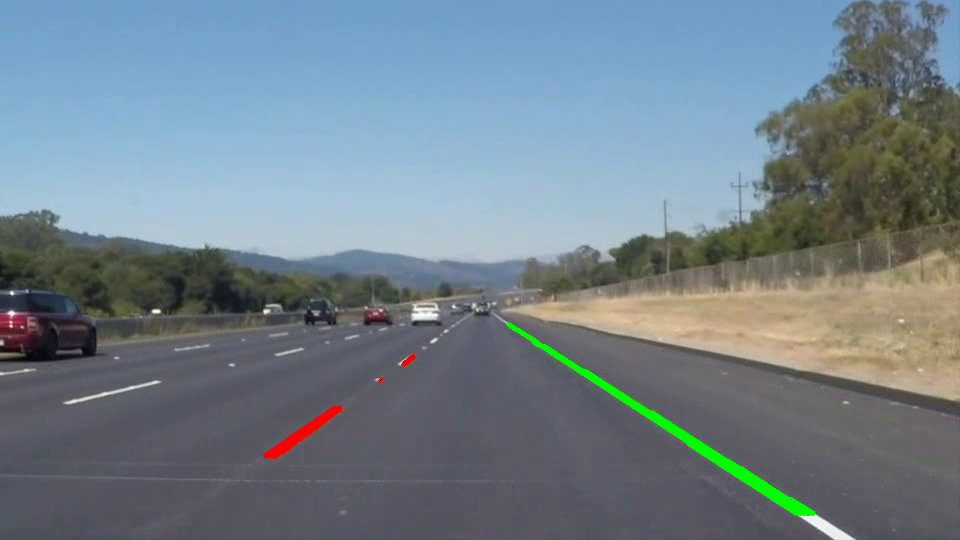
#> input picture frame 22 of Lane_Detection.mp4, 960 x 540 px, given in place of challenge.mp4, which was not available
$ python q33.py
#> lines starting #> are read from the running program, lines starting #| are printed output that depends on the picture; after the words box and inside, x2 and y2 are one past the last pixel; in counts of white or black regions, pixels touching at a corner belong together; pictures that were not available may be replaced by others from this repository, and a replacement may not be noted
import cv2
import numpy as np
import argparse

def extractRegion(img) :
	# Create a mask to crop that region
	rows, cols = img.shape[:2]
	bottom_left  = [cols * 0.12, rows * 0.95]
	top_left     = [cols * 0.45, rows * 0.6]
	bottom_right = [cols * 0.9, rows * 0.95]
	top_right    = [cols * 0.6, rows * 0.6]
	vertices = np.array([[bottom_left, top_left, top_right, bottom_right]], dtype=np.int32)
	# vertices = np.array([[40,570], [220,330], [600,330], [920,570]])

	# Applying the mask to crop
	mask = np.zeros_like(img)
	cv2.fillPoly(mask, vertices, [255, 255, 255])
	masked = cv2.bitwise_and(img, mask)

	# Applying threshold
	ret, thresh = cv2.threshold(masked, 240, 255, cv2.THRESH_BINARY)
	return masked

def createBirdview(img) :
	imgc = img.copy()
	rows, cols = img.shape[:2]
	bottom_leftp  = [int(cols * 0.17), int(rows * 0.94)]
	top_leftp     = [int(cols * 0.41), int(rows * 0.65)]
	bottom_rightp = [int(cols * 0.88), int(rows * 0.94)]
	top_rightp    = [int(cols * 0.61), int(rows * 0.65)]

	# # Get image from bird's view
	rect = np.float32([top_leftp, bottom_leftp, bottom_rightp, top_rightp])
	dst = np.float32([[0, 0], [0, 500], [500,500], [500,0]])
	H = cv2.getPerspectiveTransform(rect, dst)
	warped = cv2.warpPerspective(img, H, (500, 500), flags=cv2.INTER_LINEAR)

	return warped, H, rect

def stitchImage(img1, img2):
	img2gray = cv2.cvtColor(img2,cv2.COLOR_BGR2GRAY)
	ret, mask = cv2.threshold(img2gray, 0, 255, cv2.THRESH_BINARY)
	mask_inv = cv2.bitwise_not(mask)
	img1c=img1.copy()

	img1[:,:,0] = mask_inv
	img1[:,:,1] = mask_inv
	img1[:,:,2] = mask_inv

	final_mask = cv2.bitwise_and(img1,img1c)
	dst = cv2.add(img2, final_mask)
	return dst

def curveFit(img) :
	imgc = img.copy()
	h, w = imgc.shape[0], imgc.shape[1]
	ret, thresh = cv2.threshold(img, 200, 255, cv2.THRESH_BINARY)

	gimg = cv2.cvtColor(thresh, cv2.COLOR_BGR2GRAY)

	# # # Preprocessing Image
	imgHLS = cv2.cvtColor(thresh, cv2.COLOR_BGR2HLS)
	mask = cv2.inRange(imgHLS[:,:,1], 120, 255)
	res = cv2.bitwise_and(img, img, mask= mask)
	# res = cv2.equalizeHist(res)

	lxpts, lypts, rxpts, rypts = [], [], [], []
	corners = cv2.goodFeaturesToTrack(gimg,1000,0.01,10)
	corners = np.int0(corners)

	for i in corners:
	    x, y = i.ravel()
	    # cv2.circle(imgc, (x,y), 5, (0,255,0), -1)
	    if x > w // 2 :
	    	rxpts.append(x)
	    	rypts.append(y)
	    else :
	    	lxpts.append(x)
	    	lypts.append(y)

	# # #  x = ay**2+by+c
	lfit = np.polyfit(lypts, lxpts, 2)
	rfit = np.polyfit(rypts, rxpts, 2)

	al, ar = lfit[0], rfit[0]
	bl, br = lfit[1], rfit[1]
	cl, cr = lfit[2], rfit[2]
	y = np.arange(h)
	lpoints = al * np.square(y) + bl * y + cl
	rpoints = ar * np.square(y) + br * y + cr
	lxpoints = lpoints.astype(np.uint32)
	rxpoints = rpoints.astype(np.uint32)

	lradius = ((1 + (2*al*y+bl)**2)**1.5) / np.absolute(2*al)
	rradius = ((1 + (2*ar*y+br)**2)**1.5) / np.absolute(2*ar)
	lradius = np.mean(lradius)
	rradius = np.mean(rradius)
	radius = np.mean(lradius+rradius)//2

	# radius = f'Radius of curvature is {np.mean(lradius+rradius)//2}(m)'
	# lradius = f'Left Radius of curvature is {np.mean(lradius)}(m)'
	# rradius = f'Right Radius of curvature is {np.mean(rradius)}(m)'

	lanecenter = (rxpoints-lxpoints)//2 + lxpoints
	imagecenter = w//2
	diff = np.mean(lanecenter-imagecenter)

	threshold = 2
	if lradius < 0 or rradius < 0 or radius < 0 or diff > 500:
		turnP = False
		turn = f'Vehicle is straight'
		move = 'Not found!'
	else :
		turnP = True
		if diff > threshold and diff < 500:
			move = 'Turn Right'
			turn = f'Vehicle is {abs(diff)}m right of center'
		elif diff < -threshold:
			move = 'Turn Left'
			turn = f'Vehicle is {abs(diff)}m left of center'
		else :
			move = 'Go Straight'
			turn = f'Vehicle is straight'

	lpoints = np.stack((lxpoints, y), axis = 1)
	rpoints = np.stack((rxpoints, y), axis = 1)
	centerpoints = np.stack((lanecenter, y), axis = 1)

	# Plot the polylines and area between them
	# points=np.concatenate((lpoints, rpoints), axis = 0)
	points = np.array([lpoints[0], lpoints[-1], rpoints[-1], rpoints[0]])
	# cv2.fillPoly(res, pts = [points], color =(0,0,255))
	res = cv2.polylines(res, [centerpoints], False, (0,0,255), 2)
	res = cv2.polylines(res, [lpoints], False, (0,255,0), 4)
	res = cv2.polylines(res, [rpoints], False, (0,255,0), 4)

	cv2.fillPoly(imgc, pts = [points], color = (180,180,255))
	imgc = cv2.polylines(imgc, [centerpoints], False, (0,0,255), 2)
	imgc = cv2.polylines(imgc, [lpoints], False, (0,255,255), 5)
	imgc = cv2.polylines(imgc, [rpoints], False, (0,255,255), 5)

	return res, imgc, turn, radius, lradius, rradius, move, thresh, turnP

def retrieveImage(wimg, H, img) :
	Hinv = np.linalg.inv(H)
	h, w = img.shape[0], img.shape[1]
	nimg = cv2.warpPerspective(wimg, Hinv, (w, h), flags=cv2.INTER_LINEAR)
	oimg = stitchImage(img, nimg)
	return oimg

def createInterface(frame, nframe, thresh, pcframe, thresholded, info) :
	display = np.ones((720, 1080, 3), dtype = "uint8")

	resized1 = cv2.resize(nframe, (660,480), interpolation = cv2.INTER_AREA)
	display[:480, :660, :] = resized1

	resized2 = cv2.resize(frame, (210,120), interpolation = cv2.INTER_AREA)
	display[0:120, 660:870, :] = resized2

	resized3 = cv2.resize(thresh, (210,120), interpolation = cv2.INTER_AREA)
	display[0:120, 870:1080, :] = resized3

	resized4 = cv2.resize(thresholded, (210,360), interpolation = cv2.INTER_AREA)
	display[120:480, 660:870, :] = resized4

	resized5 = cv2.resize(pcframe, (210,360), interpolation = cv2.INTER_AREA)
	display[120:480, 870:1080, :] = resized5

	display[480:720, :1080, :] = [227, 195, 203]*np.ones((240, 1080, 3), dtype = "uint8")
	# [turn, radius, lradius, rradius, move, turnP]

	information = '(1): Undistorted image, (2): Detected white and yellow markings, (3): Warped Image, (4): Detected points and curve fitting'
	font = cv2.FONT_HERSHEY_SIMPLEX
	color = [255, 0, 0]
	color1 = [0, 0, 255]
	color2 = [255,255,255]

	display = cv2.putText(display, info[4], (50,50), font,
	                   0.8, color1, 2, cv2.LINE_AA)
	display = cv2.putText(display, information, (10,500), font,
	                   0.5, color, 1, cv2.LINE_AA)
	display = cv2.putText(display, 'Right Curvature: '+str(info[3]), (10,530), font,
	                   0.5, color, 1, cv2.LINE_AA)
	display = cv2.putText(display, 'Left Curvature: '+str(info[2]), (400,530), font,
	                   0.5, color, 1, cv2.LINE_AA)

	if info[5] :
		display = cv2.putText(display, 'Average Curvature: '+str(info[1]), (10,580), font,
	                   0.5, color, 1, cv2.LINE_AA)
	else :
		display = cv2.putText(display, 'Curvature not found!', (10,580), font,
	                   0.5, color, 1, cv2.LINE_AA)

	display = cv2.putText(display, '(1)', (670,20), font,
                   0.5, color, 1, cv2.LINE_AA)
	display = cv2.putText(display, '(2)', (880,20), font,
	                   0.5, color, 1, cv2.LINE_AA)
	display = cv2.putText(display, '(3)', (670,170), font,
	                   0.5, color, 1, cv2.LINE_AA)
	display = cv2.putText(display, '(4)', (880,170), font,
	                   0.5, color, 1, cv2.LINE_AA)

	return display

if __name__ == "__main__" :
	Parser = argparse.ArgumentParser()
	Parser.add_argument('--VideoPath', default="challenge.mp4", help='base path where data files exist')
	Args = Parser.parse_args("")
	videoPath = Args.VideoPath
	video = cv2.VideoWriter('Turn_Detection.mp4', cv2.VideoWriter_fourcc(*'mp4v'), 10, (1080, 720))
	cap = cv2.VideoCapture(videoPath)

	cap = cv2.VideoCapture(videoPath)
	if(cap.isOpened()== False):
		print("Error opening video stream or file")

	while(cap.isOpened()):
		ret, frame = cap.read()
#> frame is the input picture: shape (540, 960, 3); mean B, G, R 138.4, 129.1, 114.6
		if ret == True:
			information = []
			framec = frame.copy()
			framec1 = frame.copy()
			framec2 = frame.copy()

			pframe = extractRegion(framec)
#> in extractRegion, `cv2.fillPoly(mask, vertices, [255, 255, 255])`:
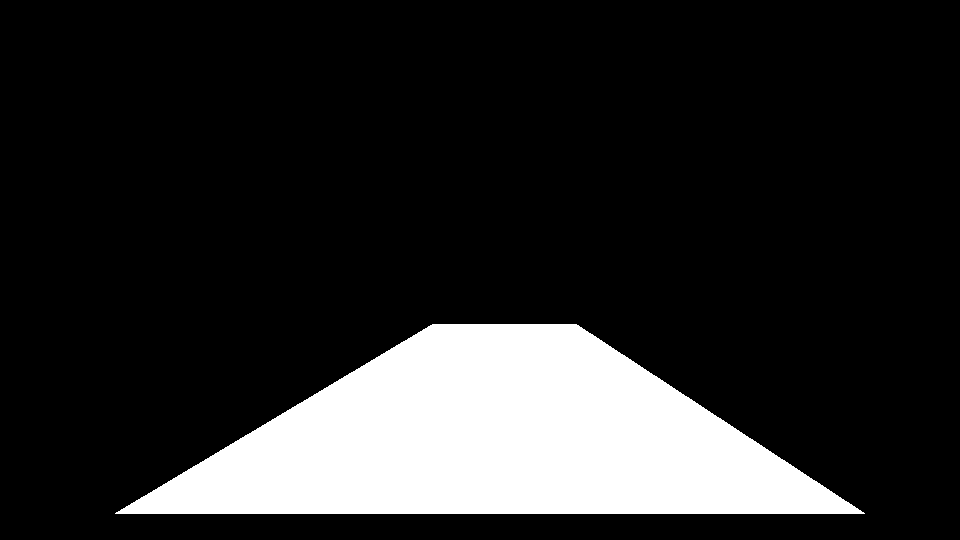
#> mask: shape (540, 960, 3); 16.4% white; 1 white region, box (x1, y1, x2, y2) and area: (115, 324, 865, 514) 85143
			ret, thresh = cv2.threshold(pframe, 230, 255, cv2.THRESH_BINARY)

			bframe, H, crop = createBirdview(pframe)
#> in createBirdview, `warped = cv2.warpPerspective(img, H, (500, 500), flags=cv2.INTER_LINEAR)`:
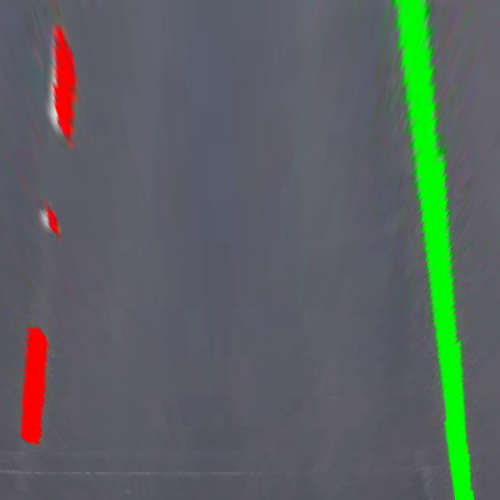
#> warped: shape (500, 500, 3); mean B, G, R 97.3, 99.3, 90.4
#> H = [[-0.551, -0.812, 501.2], [1.35e-16, -2.4, 843.5], [6.55e-19, -0.00345, 1]]; crop = [[393, 351], [163, 507], [844, 507], [585, 351]]
			pcframe, cframe, turn, radius, lradius, rradius, move, thresholded, turnP = curveFit(bframe)
#> in curveFit, `mask = cv2.inRange(imgHLS[:,:,1], 120, 255)`:
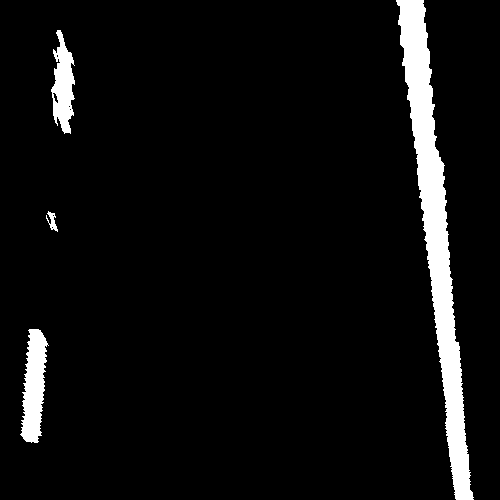
#> mask: shape (500, 500); 5.9% white; 4 white regions, box (x1, y1, x2, y2) and area: (396, 0, 474, 500) 10949, (20, 329, 49, 443) 2065, (51, 30, 75, 134) 1509, (46, 211, 58, 232) 112
#> in curveFit, `corners = cv2.goodFeaturesToTrack(gimg,1000,0.01,10)`: corners = 108 rows, first 8: [54, 114], [433, 105], [458, 342], [429, 84], [404, 66], [419, 197], [436, 136], [436, 328]
#> the loop in curveFit, `for i in corners:` made 108 passes
#> after the loop in curveFit, `for i in corners:`: lxpts = 37 values, max 73 at index 5, min 21 at index 16, mean 47.86; lypts = 37 values, max 442 at index 36, min 30 at index 27, mean 247.9; rxpts = 71 values, max 473 at index 68, min 398 at index 29, mean 437.2; rypts = 71 values, max 495 at index 68, min 3 at index 50, mean 253.2
#> in curveFit, `lfit = np.polyfit(lypts, lxpts, 2)`: lfit = [-0.000116, -0.0375, 66.93]
#> in curveFit, `rfit = np.polyfit(rypts, rxpts, 2)`: rfit = [2.91e-07, 0.108, 409.8]
#> in curveFit, `al, ar = lfit[0], rfit[0]`: al = -0.000116; ar = 2.91e-07
#> in curveFit, `bl, br = lfit[1], rfit[1]`: bl = -0.0375; br = 0.108
#> in curveFit, `cl, cr = lfit[2], rfit[2]`: cl = 66.93; cr = 409.8
#> in curveFit, `lpoints = al * np.square(y) + bl * y + cl`: lpoints = 500 values, max 66.93 at index 0, min 19.36 at index 499, mean 47.94
#> in curveFit, `rpoints = ar * np.square(y) + br * y + cr`: rpoints = 500 values from 409.8 to 463.9
#> in curveFit, `lxpoints = lpoints.astype(np.uint32)`: lxpoints = 500 values, max 66 at index 0, min 19 at index 495, mean 47.44
#> in curveFit, `rxpoints = rpoints.astype(np.uint32)`: rxpoints = 500 values from 409 to 463
#> in curveFit, `lradius = ((1 + (2*al*y+bl)**2)**1.5) / np.absolute(2*al)`: lradius = 500 values from 4325 to 4468.6
#> in curveFit, `rradius = ((1 + (2*ar*y+br)**2)**1.5) / np.absolute(2*ar)`: rradius = 500 values from 1750719.6 to 1750882.9
#> in curveFit, `lradius = np.mean(lradius)`: lradius = 4382.2
#> in curveFit, `rradius = np.mean(rradius)`: rradius = 1750801.2
#> in curveFit, `radius = np.mean(lradius+rradius)//2`: radius = 877591
#> in curveFit, `lanecenter = (rxpoints-lxpoints)//2 + lxpoints`: lanecenter = 500 values, max 243 at index 197, min 237 at index 0, mean 241.6
#> in curveFit, `diff = np.mean(lanecenter-imagecenter)`: diff = 4.29e+09
#> in curveFit, `lpoints = np.stack((lxpoints, y), axis = 1)`: lpoints = 500 pairs, first value 19 to 66, second value 0 to 499
#> in curveFit, `rpoints = np.stack((rxpoints, y), axis = 1)`: rpoints = 500 pairs, first value 409 to 463, second value 0 to 499
#> in curveFit, `centerpoints = np.stack((lanecenter, y), axis = 1)`: centerpoints = 500 pairs, first value 237 to 243, second value 0 to 499
#> in curveFit, `points = np.array([lpoints[0], lpoints[-1], rpoints[-1], rpoints[0]])`: points = [[66, 0], [19, 499], [463, 499], [409, 0]]
#> in curveFit, `imgc = cv2.polylines(imgc, [rpoints], False, (0,255,255), 5)`:
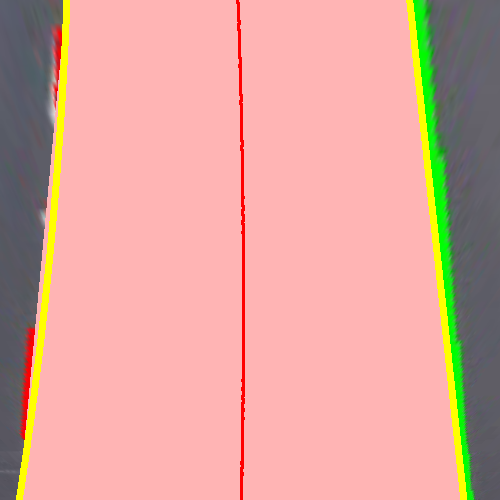
#> imgc: shape (500, 500, 3); mean B, G, R 155.8, 165.9, 221
#> turn = 'Vehicle is straight'; radius = 877591; lradius = 4382.2; rradius = 1750801.2; move = 'Not found!'; turnP = False
			nframe = retrieveImage(cframe, H, frame)
#> in retrieveImage, `Hinv = np.linalg.inv(H)`: Hinv = [[-1.82, 3.28, -1859.1], [-1.49e-15, 1.97, -1660.4], [-3.97e-18, 0.00679, -4.73]]
			information.extend([turn, radius, lradius, rradius, move, turnP])

			interface = createInterface(framec2, nframe, thresh, pcframe, thresholded, information)
#> in createInterface, `resized5 = cv2.resize(pcframe, (210,360), interpolation = cv2.INTER_AR..`:
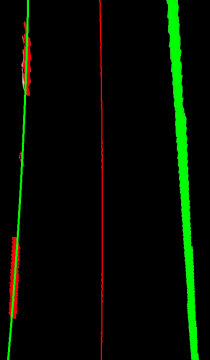
#> resized5: shape (360, 210, 3); mean B, G, R 0.6, 13.5, 4.5
#> in createInterface, `display[120:480, 870:1080, :] = resized5`:
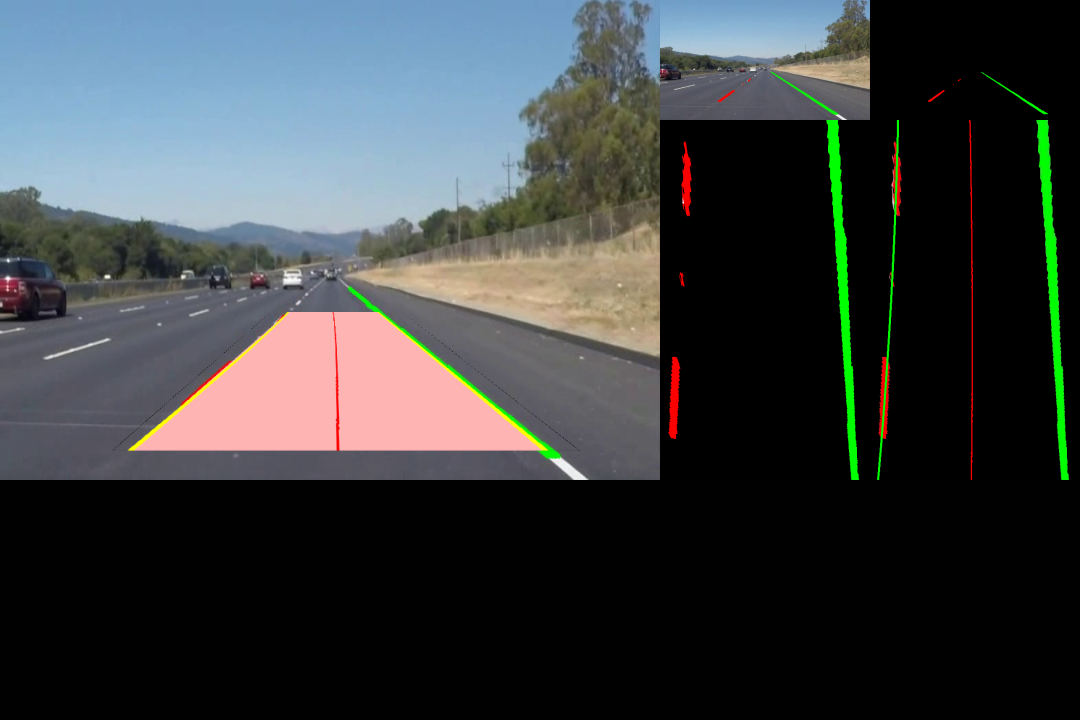
#> display: shape (720, 1080, 3); mean B, G, R 64.7, 63.5, 59
#> in createInterface, `display = cv2.putText(display, 'Curvature not found!', (10,580), font,..`:
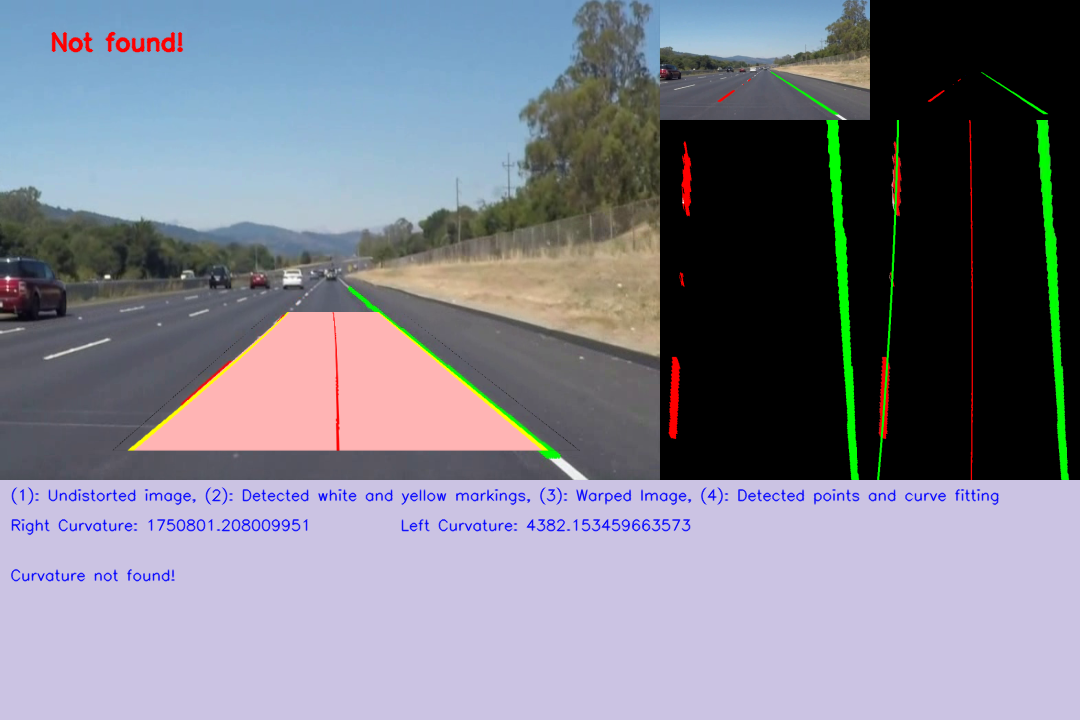
#> display: shape (720, 1080, 3); mean B, G, R 139.9, 126.7, 125.3
			cv2.imshow('Frame', interface)
			video.write(interface)
			if cv2.waitKey(25) & 0xFF == ord('q'):
#> (key q is pressed here)
				break
		else:
			break

	cap.release()
	cv2.destroyAllWindows()
	video.release()
